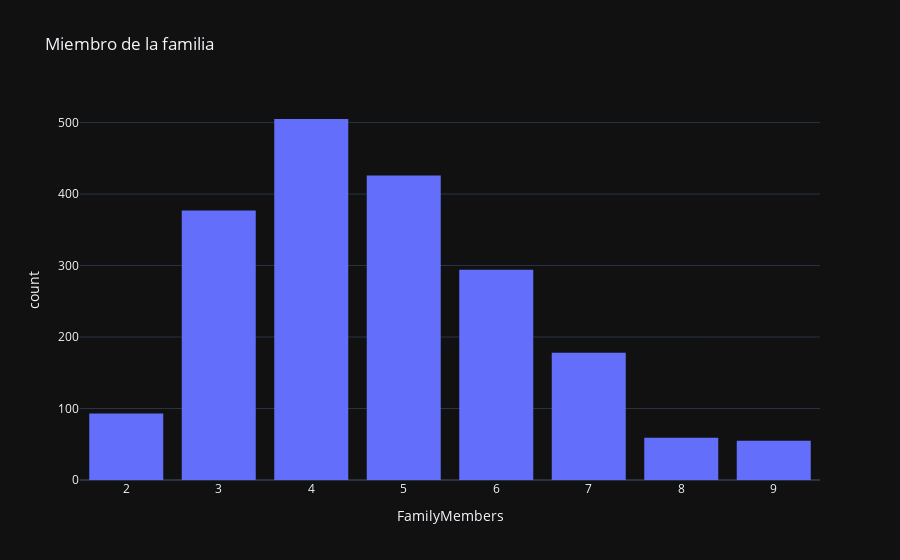

Notebook cell for this chart:
### Code cell
fig=px.histogram(travel, 'FamilyMembers', title='Miembro de la familia', template='plotly_dark')
fig.update_layout(bargap=0.2)
fig.show()
#El tamaño de la familia es de 4 miembros

### Figure 1 — Plotly figure (JSON) as saved in the notebook; plotly's stock layout.template omitted (floating-point values rounded to 4 significant figures; data arrays with more than 128 entries replaced by an {"elided": "..."} marker saying what was removed)
{"data": [{"alignmentgroup": "True", "bingroup": "x", "hovertemplate": "FamilyMembers=%{x}<br>count=%{y}<extra></extra>", "legendgroup": "", "marker": {"color": "#636efa", "pattern": {"shape": ""}}, "name": "", "offsetgroup": "", "orientation": "v", "showlegend": false, "type": "histogram", "x": {"elided": "1987 int values"}, "xaxis": "x", "yaxis": "y"}], "layout": {"bargap": 0.2, "barmode": "relative", "legend": {"tracegroupgap": 0}, "title": {"text": "Miembro de la familia"}, "xaxis": {"anchor": "y", "domain": [0, 1], "title": {"text": "FamilyMembers"}}, "yaxis": {"anchor": "x", "domain": [0, 1], "title": {"text": "count"}}}}
